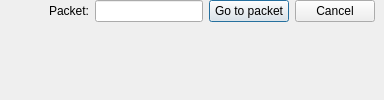
  <widget class="QWidget" name="centralWidget">
   <property name="sizePolicy">
    <sizepolicy hsizetype="Expanding" vsizetype="Expanding">
     <horstretch>0</horstretch>
     <verstretch>0</verstretch>
    </sizepolicy>
   </property>
   <layout class="QVBoxLayout" name="verticalLayout">
    <property name="spacing">
     <number>0</number>
    </property>
    <property name="leftMargin">
     <number>0</number>
    </property>
    <property name="topMargin">
     <number>0</number>
    </property>
    <property name="rightMargin">
     <number>0</number>
    </property>
    <property name="bottomMargin">
     <number>0</number>
    </property>
    <item>
     <widget class="AccordionFrame" name="goToFrame">
      <layout class="QHBoxLayout" name="goToHB">
       <property name="topMargin">
        <number>0</number>
       </property>
       <property name="bottomMargin">
        <number>0</number>
       </property>
       <item>
        <spacer name="horizontalSpacer">
         <property name="orientation">
          <enum>Qt::Horizontal</enum>
         </property>
         <property name="sizeHint" stdset="0">
          <size>
           <width>40</width>
           <height>10</height>
          </size>
         </property>
        </spacer>
       </item>
       <item>
        <widget class="QLabel" name="goToPacketLabel">
         <property name="text">
          <string>Packet:</string>
         </property>
        </widget>
       </item>
       <item>
        <widget class="QLineEdit" name="goToLineEdit">
         <property name="inputMask">
          <string>900000000</string>
         </property>
        </widget>
       </item>
       <item>
        <widget class="QPushButton" name="goToGo">
         <property name="maximumSize">
          <size>
           <width>16777215</width>
           <height>27</height>
          </size>
         </property>
         <property name="text">
          <string>Go to packet</string>
         </property>
         <property name="default">
          <bool>true</bool>
         </property>
        </widget>
       </item>
       <item>
        <widget class="QPushButton" name="goToCancel">
         <property name="maximumSize">
          <size>
           <width>16777215</width>
           <height>27</height>
          </size>
         </property>
         <property name="text">
          <string>Cancel</string>
         </property>
        </widget>
       </item>
      </layout>
     </widget>
    </item>
    <item>
     <widget class="SearchFrame" name="searchFrame" native="true"/>
    </item>
    <item>
     <widget class="AddressEditorFrame" name="addressEditorFrame"/>
    </item>
    <item>
     <widget class="ColumnEditorFrame" name="columnEditorFrame"/>
    </item>
    <item>
     <widget class="PreferenceEditorFrame" name="preferenceEditorFrame"/>
    </item>
    <item>
     <widget class="FilterExpressionFrame" name="filterExpressionFrame"/>
    </item>
    <item>
     <widget class="WirelessTimeline" name="wirelessTimelineWidget" native="true"/>
    </item>
    <item>
     <widget class="QStackedWidget" name="mainStack">
      <property name="enabled">
       <bool>true</bool>
      </property>
      <widget class="WelcomePage" name="welcomePage"/>
     </widget>
    </item>
   </layout>
  </widget>
